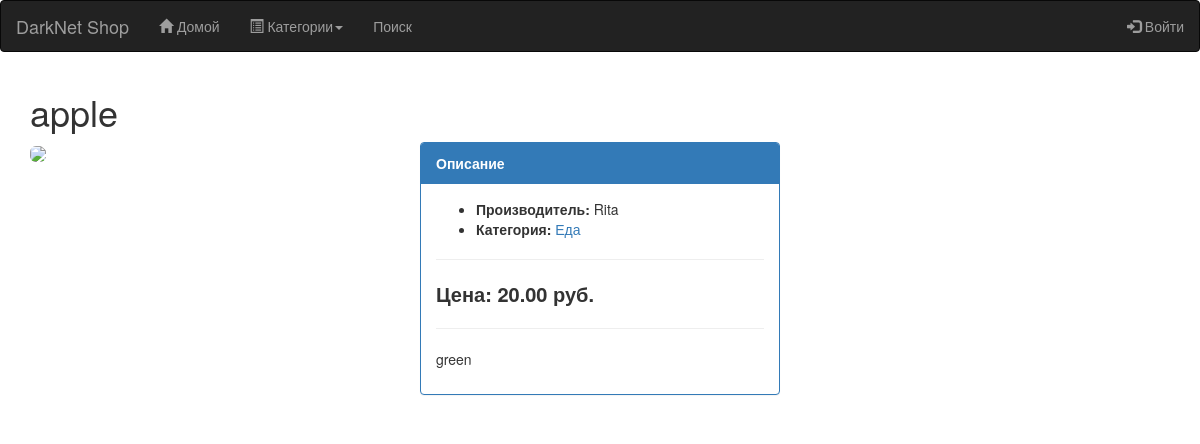
The app's page /26/apple/ with its own data.
### core_shop/models.py (models this page shows, shortened)
class Product(models.Model):
    category = models.ForeignKey(Category, related_name='Категория', verbose_name="Категория")
    name = models.CharField(max_length=255, unique=True, verbose_name="Название")
    brand = models.CharField(max_length = 50, verbose_name="Производитель")
    image = models.ImageField(upload_to='product/pictures', default = 'product/no-img.png', verbose_name='Изображение')
    slug = models.SlugField(max_length=255, unique=True, help_text='Уникальное значение для ULR продукта')
    description = models.TextField(blank=True, verbose_name="Описание")
    price = models.DecimalField(max_digits=10, decimal_places=2, verbose_name="Цена")
    count = models.PositiveIntegerField(verbose_name="Количество на складе")
    available = models.BooleanField(default=True, verbose_name="Доступен")
    created_at = models.DateTimeField(auto_now_add=True)
    updated_at = models.DateTimeField(auto_now=True)
    profile = models.ForeignKey(Profile, null=True,  related_name='Профиль')
    class Meta:
        db_table = 'products'
        ordering = ['name']
        index_together = [['id', 'slug']]
        verbose_name = "Продукт"
        verbose_name_plural = "Продукты"

class Category(models.Model):
    name = models.CharField(max_length=50, verbose_name='Категория')
    slug = models.SlugField(max_length=50, unique=True, help_text='Уникальное значение для URL категории')
    description = models.TextField(max_length = 2000)
    is_active = models.BooleanField(default = True)
    created_at = models.DateTimeField(auto_now_add = True)
    updated_at = models.DateTimeField(auto_now = True)
    class Meta:
        db_table = 'categories'
        ordering = ['name']
        verbose_name = 'Категория'
        verbose_name_plural = 'Категории'
    def get_absolute_url(self):
        return reverse('core_shop:product_list_by_category', args=[self.slug])

### core_shop/views.py (the view)
# urls.py: url(r'^(?P<id>\d+)/(?P<slug>[-\w]+)/$', views.product_detail, name='product_detail'),
def product_detail(request, id, slug):
    product = get_object_or_404(Product, id=id, slug=slug)
    cart_product_form = CartAddProductForm()
    return render(request, 'shop/product/detail.html',
                             {'product': product,
                              'cart_product_form': cart_product_form})

### cart/context_processors.py (called while the page is built)
def cart(request):
    return {'cart': Cart(request)}

### core_shop/templates/shop/product/detail.html (shortened to what this page needs)
{% extends 'shop/base.html' %}
{% load static %}
{% block content %}
<h1>{{ product.name }}</h1>
<div class="row">
	<div class="col-sm-4">
		<img class = "img-rounded" src = "http://memepedia.ru/wp-content/uploads/2016/07/GaecXsgZG8Y.jpg"></img>
	</div>
	<div class="col-sm-4">
		<div class = "panel panel-primary">
			<div class = "panel-heading"><b>Описание</b></div>
			<div class = "panel-body">
			<ul>
				<li><b>Производитель: </b> {{ product.brand }}</li>
				<li><b>Категория: </b><a href="{{ product.category.get_absolute_url }}">{{ product.category.name }}</a></li>
			</ul>
			<hr>
			<p class="price"><b>Цена: </b> {{ product.price }} руб.</p>
            <hr>
		    <span>{{ product.description | linebreaks }}</span>
			</div>
		</div>
	</div>
</div>
<div class="col-sm-4">
</div>
{% endblock %}

### core_shop/static/css/style.css (style rules this page uses)
.price { font-weight: 600; font-size: 20px; }

### core_shop/templates/shop/product/detail.html (style rules this page uses)
img { max-width: 300px; }

### records on screen
Product: name "apple", brand "Rita", category.name "Еда", price "20.00", description "green"
